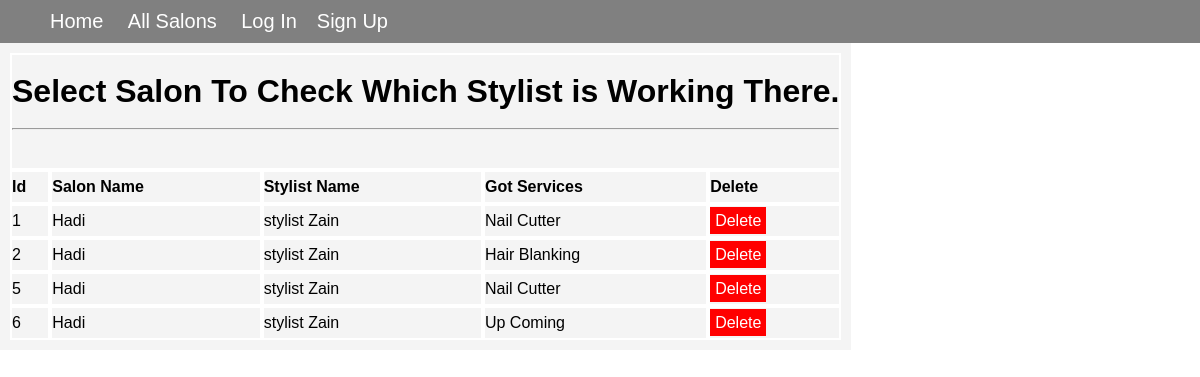
/super_admin/salon_with_stylist_services.php?salon_id=1, run on the app's committed database.
### tables this page shows
CREATE TABLE `tbl_hire_stylist_service` (
  `hire_service_id` int(11) NOT NULL,
  `salon_id` int(11) NOT NULL,
  `stylist_id` int(11) NOT NULL,
  `service_id` int(11) NOT NULL,
  `assign_date` date NOT NULL
);

CREATE TABLE `tbl_salon` (
  `salon_id` int(11) NOT NULL,
  `name` varchar(200) NOT NULL,
  `contact_no` varchar(15) NOT NULL,
  `email` varchar(50) NOT NULL,
  `logo_image` varchar(200) NOT NULL,
  `country` varchar(50) NOT NULL,
  `province` varchar(50) NOT NULL,
  `city` varchar(50) NOT NULL,
  `address` varchar(200) NOT NULL,
  `zip_code` varchar(50) NOT NULL,
  `opening_time` time NOT NULL,
  `closing_time` time NOT NULL,
  `create_date` date NOT NULL
);

CREATE TABLE `tbl_stylist` (
  `stylist_id` int(11) NOT NULL,
  `username` varchar(100) NOT NULL,
  `email` varchar(100) NOT NULL,
  `phone` varchar(15) DEFAULT NULL,
  `address` varchar(255) DEFAULT NULL,
  `gender` varchar(10) DEFAULT NULL,
  `profile_image` varchar(255) DEFAULT NULL,
  `password` varchar(255) NOT NULL,
  `services` int(11) DEFAULT NULL,
  `join_date` date NOT NULL
);

CREATE TABLE `tbl_stylist_services` (
  `service_id` int(11) NOT NULL,
  `stylist_id` int(11) NOT NULL,
  `service` varchar(255) NOT NULL,
  `service_date` date NOT NULL
);

### super_admin/salon_with_stylist_services.php (the view, shortened to what this page needs)
<!DOCTYPE html>
<html>
<head>
    <link rel="stylesheet" href="../include_files/mystyle.css">
</head>
<body>
<?php include_once "../navigation.php"; ?>
<table border="0" cellspacing="0" cellpadding="0">
    <tr>
        <td colspan="20"><h1>Select Salon To Check Which Stylist is Working There.</h1><hr><br></td>
    </tr>
    <tr>
        <td><strong>Id</strong></td>
        <td><strong>Salon Name</strong></td>
        <td><strong>Stylist Name</strong></td>
        <td><strong>Got Services</strong></td>
        <td><strong>Delete</strong></td>
    </tr>
    <?php
    $salon_id = $_GET['salon_id'];
    require_once '../database_connection.php';
    $sql = "SELECT
                tbl_hire_stylist_service.hire_service_id,
                tbl_salon.name,
                tbl_stylist.username,
                tbl_stylist_services.service
            FROM
                tbl_hire_stylist_service
            INNER JOIN tbl_salon ON tbl_hire_stylist_service.salon_id = tbl_salon.salon_id
            INNER JOIN tbl_stylist ON tbl_hire_stylist_service.stylist_id = tbl_stylist.stylist_id
            INNER JOIN tbl_stylist_services ON tbl_stylist_services.service_id = tbl_hire_stylist_service.service_id
            WHERE
                tbl_hire_stylist_service.salon_id = '$salon_id'";
    $stmt = $conn->prepare($sql);
    $stmt->execute();
    if ($stmt->rowCount() > 0) {
        while ($row = $stmt->fetch(PDO::FETCH_ASSOC)) {
            echo "<tr>";
            echo "<td>".$row['hire_service_id']."</td>";
            echo "<td>".$row['name']."</td>";
            echo "<td>".$row['username']."</td>";
            echo "<td>".$row['service']."</td>";
            echo "<td><a class='delete' href='salon_with_stylist_services_delete.php?hire_service_id=".$row['hire_service_id']."'>Delete</a></td>";
            echo "</tr>";
        }
    } else {
        echo '<tr>';
        echo '<td><h2>No Data Found</h2></td>';
        echo '</tr>';
    }
    ?>
</table>
</body>
</html>

### include_files/mystyle.css (style rules this page uses)
body { font-family: sans-serif; margin: 0; }
* { box-sizing: border-box; }

### super_admin/salon_with_stylist_services.php (style rules this page uses)
table { padding: 10px; background-color: #d3d3d340; line-height: 30px; }
td { border: 2px solid white; }
.delete { background-color: red; padding: 5px; color: white; text-decoration: none; }

### data on the page
tbl_hire_stylist_service: hire_service_id "1", salon.name "Hadi", stylist.username "stylist Zain", service.service "Nail Cutter"
tbl_hire_stylist_service: hire_service_id "2", salon.name "Hadi", stylist.username "stylist Zain", service.service "Hair Blanking"
tbl_hire_stylist_service: hire_service_id "5", salon.name "Hadi", stylist.username "stylist Zain", service.service "Nail Cutter"
tbl_hire_stylist_service: hire_service_id "6", salon.name "Hadi", stylist.username "stylist Zain", service.service "Up Coming"
